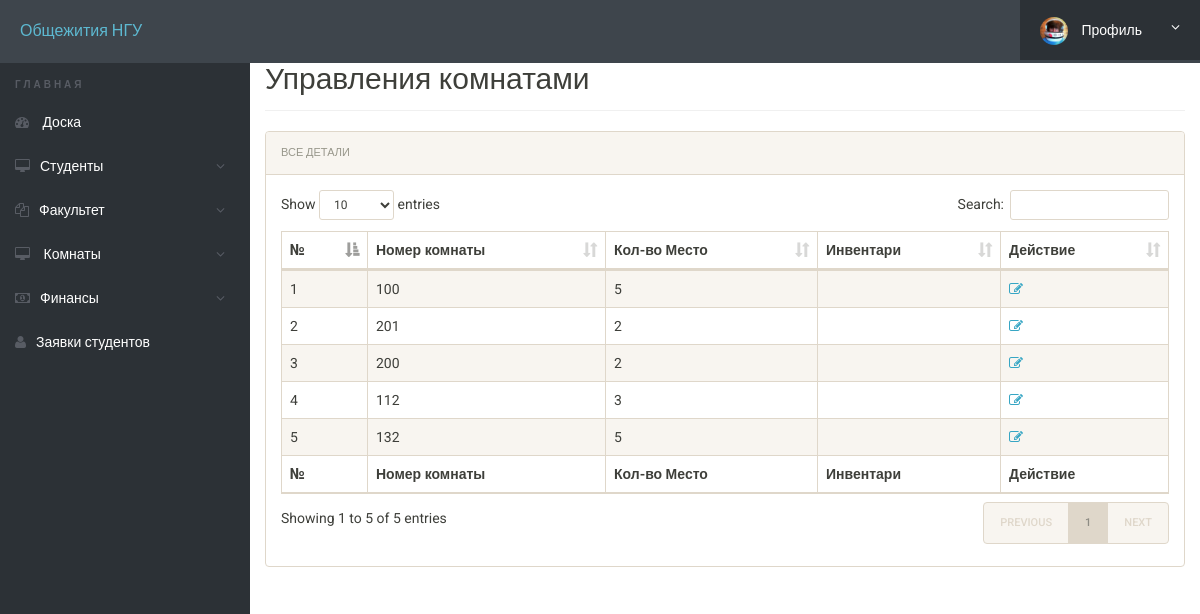
Screenshot of /admin/inventors.php (signed in) with the database file from the repository.
### tables this page shows
CREATE TABLE `rooms` (
  `id` int(11) NOT NULL,
  `seater` int(11) DEFAULT NULL,
  `free_space` int(11) DEFAULT NULL,
  `room_no` int(11) DEFAULT NULL,
  `fees` int(11) DEFAULT NULL,
  `inventors` varchar(255) DEFAULT NULL,
  `posting_date` timestamp NULL DEFAULT current_timestamp()
);

### admin/inventors.php (the view, shortened to what this page needs)
<?php
include('includes/config.php');
?>
<!doctype html>
<html lang="en" class="no-js">
<head>
	<link rel="stylesheet" href="css/font-awesome.min.css">
	<link rel="stylesheet" href="css/bootstrap.min.css">
	<link rel="stylesheet" href="css/dataTables.bootstrap.min.css">
	<link rel="stylesheet" href="css/bootstrap-social.css">
	<link rel="stylesheet" href="css/bootstrap-select.css">
	<link rel="stylesheet" href="css/fileinput.min.css">
	<link rel="stylesheet" href="css/awesome-bootstrap-checkbox.css">
	<link rel="stylesheet" href="css/style.css">
</head>
<body>
	<?php include('includes/header.php');?>
	<div class="ts-main-content">
			<?php include('includes/sidebar.php');?>
		<div class="content-wrapper">
			<div class="container-fluid">
				<div class="row">
					<div class="col-md-12">
						<h2 class="page-title" style="margin-top: 4%">Управления комнатами</h2>
						<div class="panel panel-default">
							<div class="panel-heading">Все Детали</div>
							<div class="panel-body">
								<table id="zctb" class="display table table-striped table-bordered table-hover" cellspacing="0" width="100%">
									<thead>
										<tr>
										<th>№</th>
										<th>Номер комнаты</th>
										<th>Кол-во Место</th>
										<th>Инвентари</th>
										<th>Действие</th>
										</tr>
									</thead>
									<tfoot>
										<tr>
										<th>№</th>
										<th>Номер комнаты</th>
										<th>Кол-во Место</th>
										<th>Инвентари</th>
										<th>Действие</th>
										</tr>
									</tfoot>
									<tbody>
<?php
$ret="select * from rooms";
$stmt= $mysqli->prepare($ret) ;
$stmt->execute() ;
$res=$stmt->get_result();
$cnt=1;
while($row=$res->fetch_object())
	  {
	  	?>
<tr><td><?php echo $cnt;;?></td>
<td><?php echo $row->room_no;?></td>
<td><?php echo $row->seater;?></td>
<td><?php echo $row->inventors;?></td>
<td><a href="edit-room.php?id=<?php echo $row->id;?>"><i class="fa fa-edit"></i></a>&nbsp;&nbsp;
										</tr>
									<?php
$cnt=$cnt+1;
									 } ?>
									</tbody>
								</table>
							</div>
						</div>
					</div>
				</div>
			</div>
		</div>
	</div>
</body>
</html>

### admin/css/style.css (style rules this page uses)
html { font-size: 14px; }
@media only screen and (min-width: 480px) { html { font-size: 17px; } }
@media only screen and (min-width: 768px) { html { font-size: 14px; } }
body { font-size: 1em; }
a { color: #37a6c4; }
.panel { overflow: hidden; }
.page-title { padding-bottom: 15px; margin-bottom: 20px; border-bottom: 1px solid #f0f0f0; }
.ts-main-content .content-wrapper { padding-top: 15px; margin-top: 10px; }
@media only screen and (min-width: 992px) { .ts-main-content .content-wrapper { margin-left: 250px; } }

### rows the page displays
rooms: room_no "100", seater "5"
rooms: room_no "201", seater "2"
rooms: room_no "200", seater "2"
rooms: room_no "112", seater "3"
rooms: room_no "132", seater "5"
